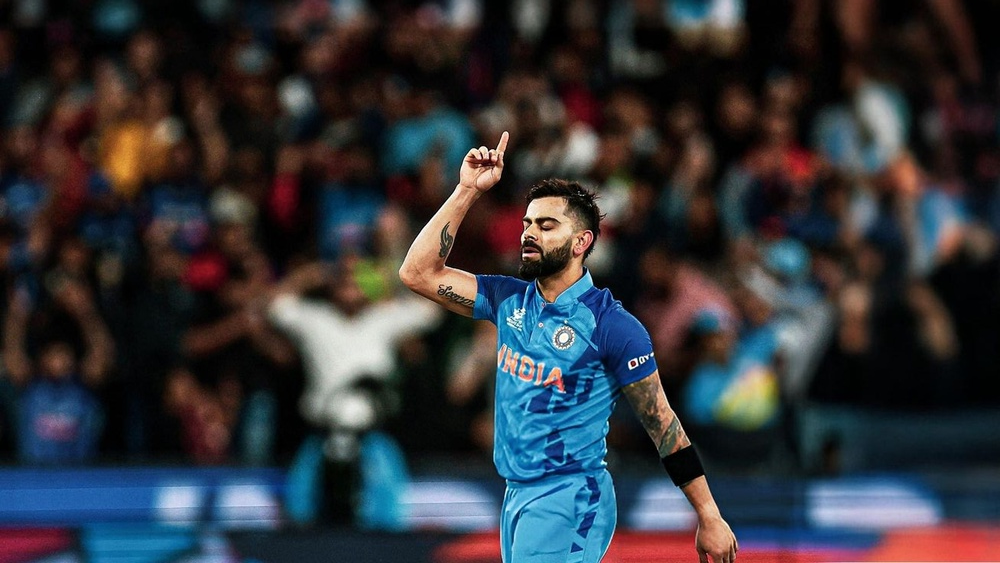
#> input picture download.jpg, 1000 x 563 px, shrunk from 1308 x 736 before the run
$ python histogram.py
#> lines starting #> are read from the running program, lines starting #| are printed output that depends on the picture; after the words box and inside, x2 and y2 are one past the last pixel; in counts of white or black regions, pixels touching at a corner belong together
import cv2 as cv
import numpy as np
import matplotlib.pyplot as plt

img = cv.imread('download.jpg')
#> img is the input picture: shape (563, 1000, 3); mean B, G, R 57.7, 52.8, 51.3

gray = cv.cvtColor(img, cv.COLOR_BGR2GRAY)
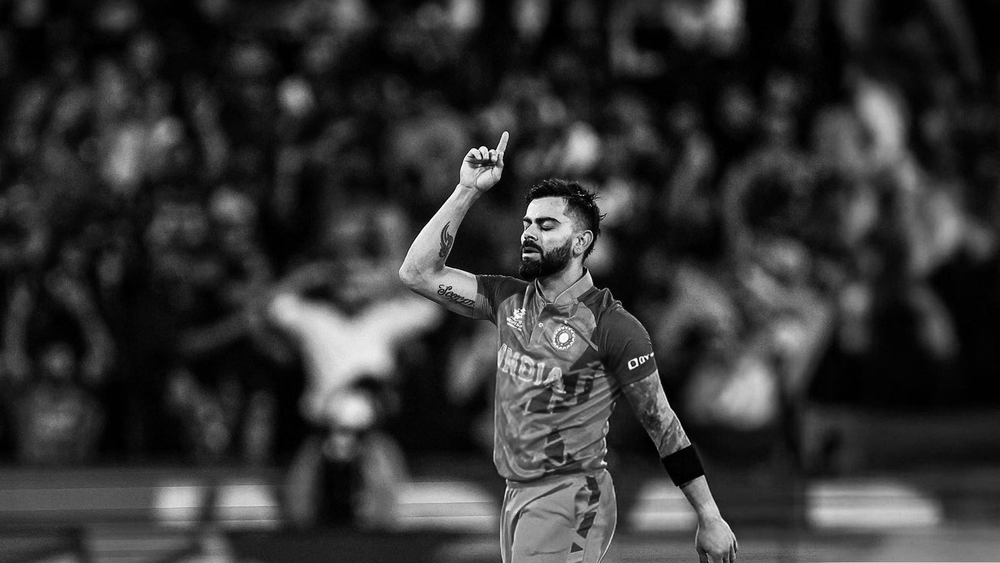
#> gray: shape (563, 1000); min 0, max 255, mean 52.9

blank = np.zeros(gray.shape[:2], dtype='uint8')
mask = cv.circle(blank, (img.shape[1]//2 + 100, img.shape[0]//2), 100, 255, thickness=-1)
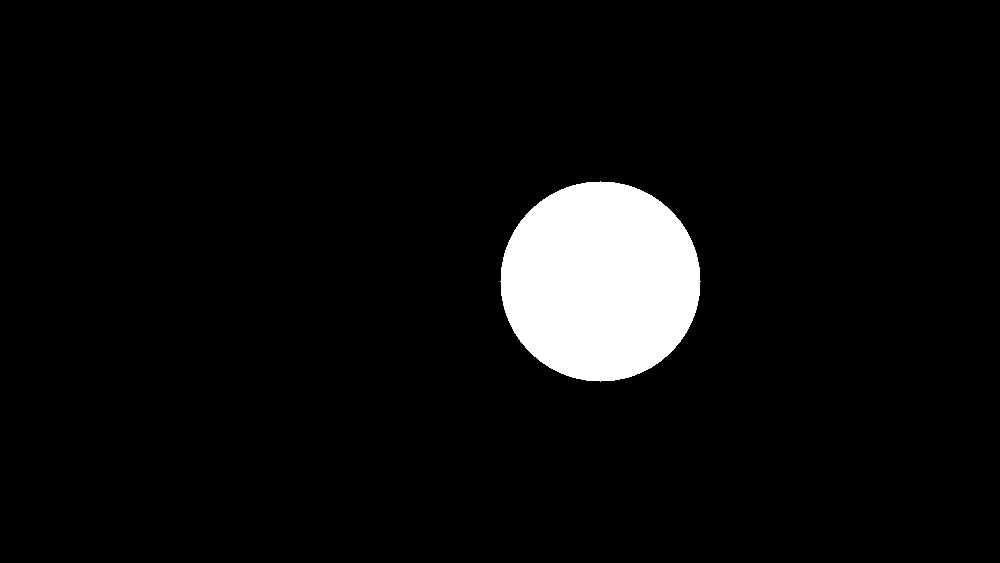
#> blank: shape (563, 1000); 5.6% white; 1 white region, box (x1, y1, x2, y2) and area: (500, 181, 701, 382) 31417

masked = cv.bitwise_and(gray, gray, mask=mask)
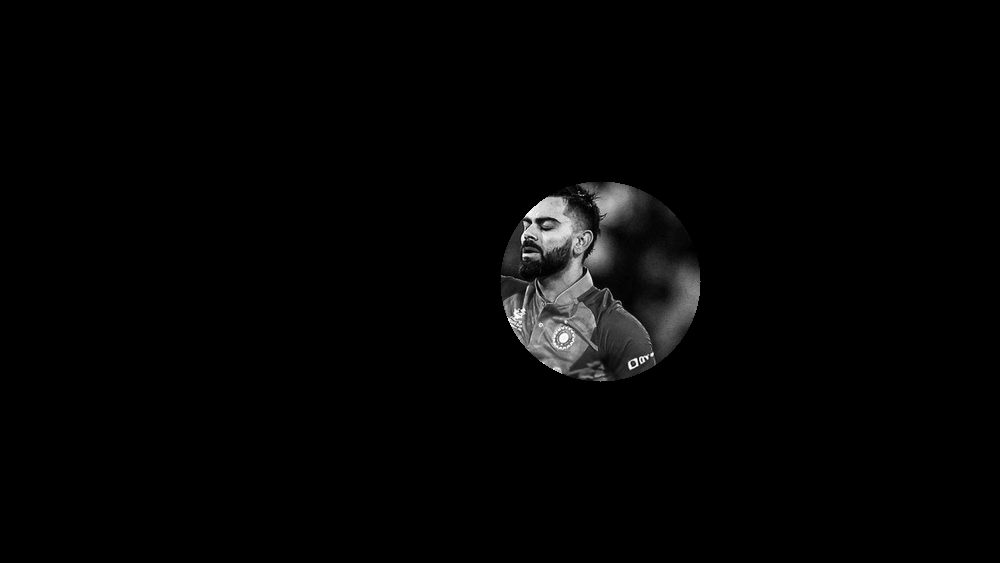
#> masked: shape (563, 1000); min 0, max 254, mean 4.2
cv.imshow('mask', masked)

gray_hist = cv.calcHist([masked], [0], mask, [256], [0,256])
#> gray_hist = 256 values, max 623 at index 8, min 0 at index 255, mean 122.7

plt.figure()
plt.title('grayscale histogram')
plt.xlabel('bins')
plt.ylabel('# of pixels')
plt.plot(gray_hist)
plt.xlim([0,256])
plt.show()
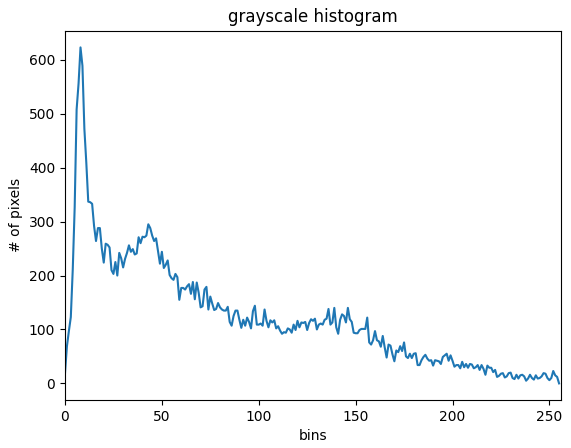
#> figure drawn by matplotlib, 1 panel; curve peaks at x = 8, y = 623


hist  = cv.calcHist([img], [0], mask, [256], [0,256])
#> hist = 256 values, max 668 at index 12, min 9 at index 246, mean 122.7
plt.figure()
plt.title('color histogram')
plt.xlabel('bins')
plt.ylabel('# of pixels')
colors = ('b', 'g', 'r')
for i,col in enumerate(colors):
    hist = cv. calcHist
#> (the run stopped early here; a loop or call above may not have finished)
